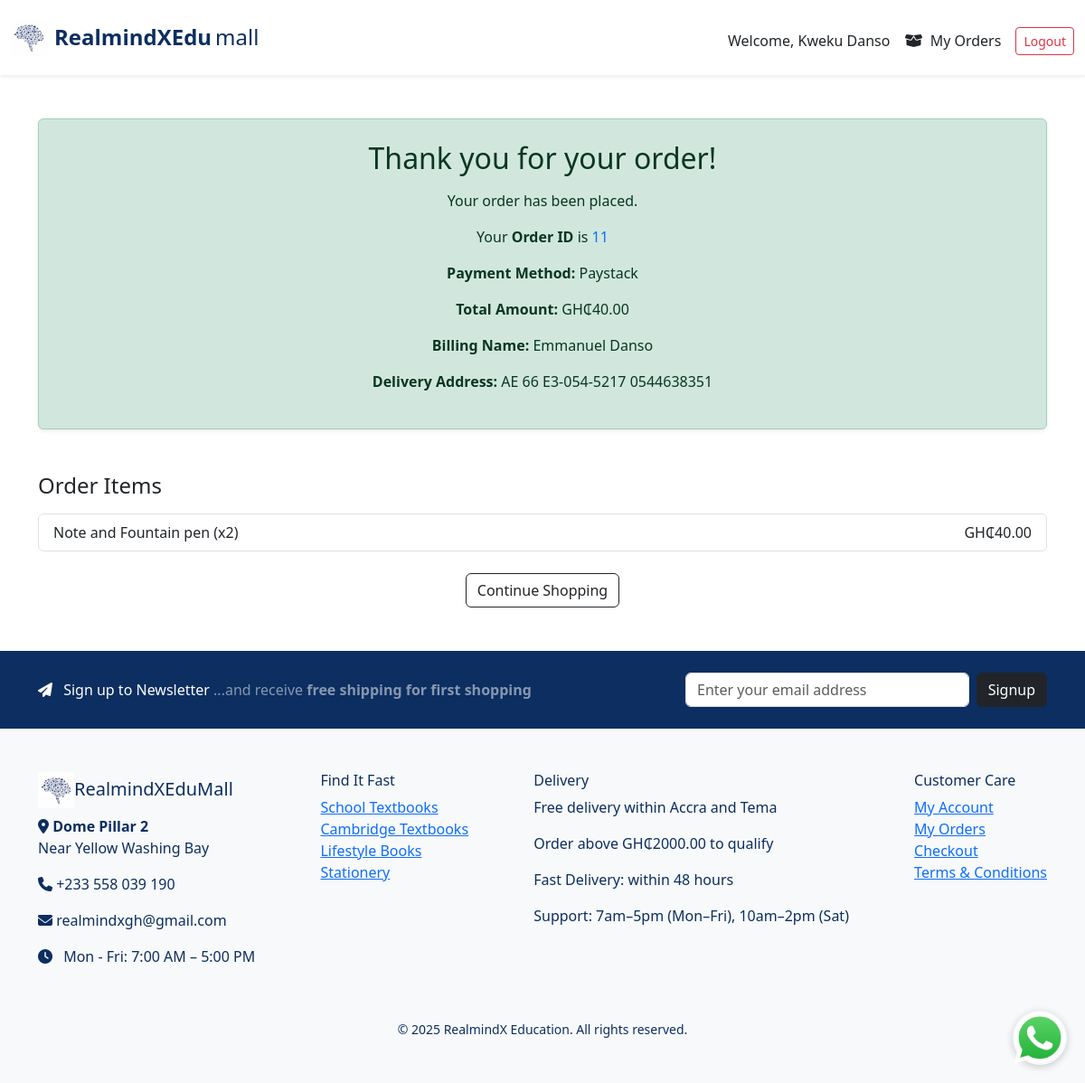
The page /order-success/11 (signed in) on the database its author committed.
### e_commerce/models/user.py (models this page shows, shortened)
class User(UserMixin, db.Model):
    __tablename__ = 'user'
    id = db.Column(db.Integer, primary_key=True)
    username = db.Column(db.String(80), unique=True, nullable=False)
    email = db.Column(db.String(120), unique=True, nullable=False)
    password = db.Column(db.String(200), nullable=False)
    date_joined = db.Column(db.DateTime, server_default=db.func.now())

### e_commerce/models/order.py (models this page shows)
class Order(db.Model):
    id = db.Column(db.Integer, primary_key=True)
    user_id = db.Column(db.Integer, db.ForeignKey('user.id'), nullable=True)
    full_name = db.Column(db.String(120), nullable=False)
    email = db.Column(db.String(120), nullable=False)
    address = db.Column(db.Text, nullable=False)
    total_amount = db.Column(db.Float, nullable=False)
    payment_method = db.Column(db.String(50), nullable=False)
    status = db.Column(db.String(50), default='pending')  # pending, paid, cod, failed
    date_created = db.Column(db.DateTime, default=datetime.utcnow)
    items = db.relationship('OrderItem', backref='order', lazy=True)

class OrderItem(db.Model):
    id = db.Column(db.Integer, primary_key=True)
    order_id = db.Column(db.Integer, db.ForeignKey('order.id'), nullable=False)
    product_id = db.Column(db.Integer, db.ForeignKey('product.id'), nullable=False)
    quantity = db.Column(db.Integer, nullable=False)
    price = db.Column(db.Float, nullable=False)

### e_commerce/models/products.py (models this page shows, shortened)
class Product(db.Model):
    __tablename__ = 'product'  # Optional, but makes FK references safer
    id = db.Column(db.Integer, primary_key=True)
    name = db.Column(db.String(120), nullable=False)
    description = db.Column(db.Text, nullable=False)
    price = db.Column(db.Float, nullable=False)
    image_filename = db.Column(db.String(120))
    in_stock = db.Column(db.Boolean, default=True)
    date_created = db.Column(db.DateTime, default=datetime.utcnow)
    author = db.Column(db.String(120), nullable=True)
    brand = db.Column(db.String(120), nullable=True)
    grade = db.Column(db.String(50), nullable=True)
    level = db.Column(db.String(50), nullable=True)
    subject = db.Column(db.String(100), nullable=True)
    ratings = db.relationship('ProductRating', back_populates='product', lazy=True)
    category_id = db.Column(db.Integer, db.ForeignKey('category.id'))
    category = db.relationship('Category', back_populates='products')
    order_items = db.relationship('OrderItem', backref='product', lazy=True)

### e_commerce/routes/main_routes.py (the view)
@main_bp.route('/order-success/<int:order_id>')
@login_required
def order_success(order_id):
    order = Order.query.get_or_404(order_id)
    return render_template('order_success.html', order=order)

### e_commerce/templates/order_success.html (shortened to what this page needs)
{% extends "index.html" %}
{% block content %}
<div class="container my-5">
  <div class="alert alert-success text-center p-4 shadow-sm rounded">
    <h2 class="mb-3">Thank you for your order!</h2>
    <p>Your order has been placed.</p>
    <p>Your <strong>Order ID</strong> is <span class="text-primary">{{ order.id }}</span></p>
    <p><strong>Payment Method:</strong> {{ order.payment_method|capitalize }}</p>
    <p><strong>Total Amount:</strong> GH₵{{ '%.2f'|format(order.total_amount) }}</p>
    <p><strong>Billing Name:</strong> {{ order.full_name }}</p>
    <p><strong>Delivery Address:</strong> {{ order.address }}</p>
  </div>
  <h4 class="mt-5 mb-3">Order Items</h4>
  <ul class="list-group mb-4">
    {% for item in order.items %}
    <li class="list-group-item d-flex justify-content-between align-items-center">
      {{ item.product.name }} (x{{ item.quantity }})
      <span>GH₵{{ '%.2f'|format(item.price * item.quantity) }}</span>
    </li>
    {% endfor %}
  </ul>
  <div class="text-center">
    <a href="{{ url_for('main.home') }}" class="btn btn-outline-dark">Continue Shopping</a>
  </div>
</div>
{% endblock %}

### e_commerce/templates/index.html (shortened to what this page needs)
<!DOCTYPE html>
<html lang="en">
<head>
  <link href="https://cdn.jsdelivr.net/npm/bootstrap@5.3.3/dist/css/bootstrap.min.css" rel="stylesheet">
  <link rel="stylesheet" href="https://cdnjs.cloudflare.com/ajax/libs/font-awesome/6.6.0/css/all.min.css">
</head>
<body>
<nav class="navbar navbar-expand-lg navbar-light bg-white shadow-sm py-3">
  <div class="container-fluid">
    <a class="navbar-brand d-flex align-items-center" href="{{ url_for('main.home') }}">
      <img src="{{ url_for('static', filename='images/brain.jpg') }}" alt="Logo" width="40" class="me-2">
      <div class="d-flex align-items-baseline fs-4" style="color: #0C2E60;">
        <strong class="me-1">RealmindXEdu</strong><span>mall</span>
      </div>
    </a>
    <div class="collapse navbar-collapse d-none d-lg-flex justify-content-between mt-2">
      <div class="d-flex align-items-center w-100">
        <div class="d-flex align-items-center ms-auto">
          {% if not current_user.is_authenticated %}
            <a href="{{ url_for('main.contact') }}" class="btn btn-outline-dark me-3"><i></i>Contact</a>
            <a href="{{ url_for('main.track_order') }}" class="btn btn-outline-dark me-3"><i></i>Track your order</a>
            <a href="{{ url_for('main.info') }}" class="btn btn-outline-dark me-3"><i class="fas fa-info-circle me-1"></i> Info</a>
            <a href="{{ url_for('cart.view_cart') }}" class="nav-link me-3"><i class="fas fa-shopping-cart me-1"></i></a>
            <a href="{{ url_for('auth.login') }}" class="btn btn-outline-primary btn-sm me-2">Login</a>
            <a href="{{ url_for('auth.user_signup') }}" class="btn btn-primary btn-sm">Signup</a>
          {% else %}
            <span class="me-3">Welcome, {{ current_user.username }}</span>
            <a class="nav-link me-3" href="{{ url_for('main.purchased_products') }}"><i class="fas fa-box-open me-1"></i> My Orders</a>
            <a href="{{ url_for('auth.logout') }}" class="btn btn-outline-danger btn-sm">Logout</a>
          {% endif %}
        </div>
      </div>
    </div>
  </div>
</nav>
<main>
  {% block content %}{% endblock %}
</main>
<section class="text-white py-4" style="background-color: #0C2E60;">
  <div class="container d-flex flex-column flex-md-row justify-content-between align-items-center">
    <p class="mb-3 mb-md-0 fs-6">
      <i class="fas fa-paper-plane me-2"></i> Sign up to Newsletter
      <span class="text-white-50">...and receive <strong>free shipping for first shopping</strong></span>
    </p>
    <form method="POST" action="{{ url_for('main.subscribe_newsletter') }}" class="d-flex" style="max-width: 400px; width: 100%;">
      <input type="email" name="email" class="form-control me-2" placeholder="Enter your email address" required>
      <button class="btn btn-dark" type="submit">Signup</button>
    </form>
  </div>
</section>
<footer class="bg-light py-5" style="color: #0C2E60;">
  <div class="container d-flex flex-wrap justify-content-between">
    <div class="mb-4">
      <h5><img src="{{ url_for('static', filename='images/brain.jpg') }}" width="40"><span style="color: #0C2E60;">RealmindXEduMall</span></h5>
      <p><i class="fa fa-map-marker-alt"></i> <strong>Dome Pillar 2</strong><br>Near Yellow Washing Bay</p>
      <p><i class="fa fa-phone"></i> +233 558 039 190</p>
      <p><i class="fa fa-envelope"></i> realmindxgh@gmail.com</p>
      <p><i class="fa fa-clock me-2"></i> Mon - Fri: 7:00 AM – 5:00 PM</p>
    </div>
    <div>
      <h6>Find It Fast</h6>
      <ul class="list-unstyled">
        <li><a href="#">School Textbooks</a></li>
        <li><a href="#">Cambridge Textbooks</a></li>
        <li><a href="#">Lifestyle Books</a></li>
        <li><a href="#">Stationery</a></li>
      </ul>
    </div>
    <div>
      <h6>Delivery</h6>
      <p>Free delivery within Accra and Tema</p>
      <p>Order above GH₵2000.00 to qualify</p>
      <p>Fast Delivery: within 48 hours</p>
      <p>Support: 7am–5pm (Mon–Fri), 10am–2pm (Sat)</p>
    </div>
    <div>
      <h6>Customer Care</h6>
      <ul class="list-unstyled">
        <li><a href="{{ url_for('auth.login') }}">My Account</a></li>
        <li><a href="{{ url_for('auth.login') }}">My Orders</a></li>
        <li><a href="{{ url_for('auth.login') }}">Checkout</a></li>
        <li><a href="#">Terms & Conditions</a></li>
      </ul>
    </div>
  </div>
  <div class="text-center mt-3">
    <small id="copyright"></small>
  </div>
</footer>
<a href="https://wa.me/233558099689" class="whatsapp-float" target="_blank" style="position: fixed;
  bottom: 20px;
  right: 20px;
  z-index: 9999;
  background-color: transparent;
  border-radius: 50%;
  box-shadow: 0 2px 8px rgba(0,0,0,0.2);
  transition: transform 0.2s ease-in-out;">
    <img src="{{ url_for('static', filename='images/whatsapp.png') }}" alt="WhatsApp" width="60">
</a>
</body>
</html>

### rows shown on the page
User: username "Kweku Danso"
Order: id "11", payment_method "Paystack", total_amount "40.00", full_name "Emmanuel Danso", address "AE 66 E3-054-5217 0544638351"
OrderItem: product.name "Note and Fountain pen", quantity "2", item.price*item.quantity "40.00"
